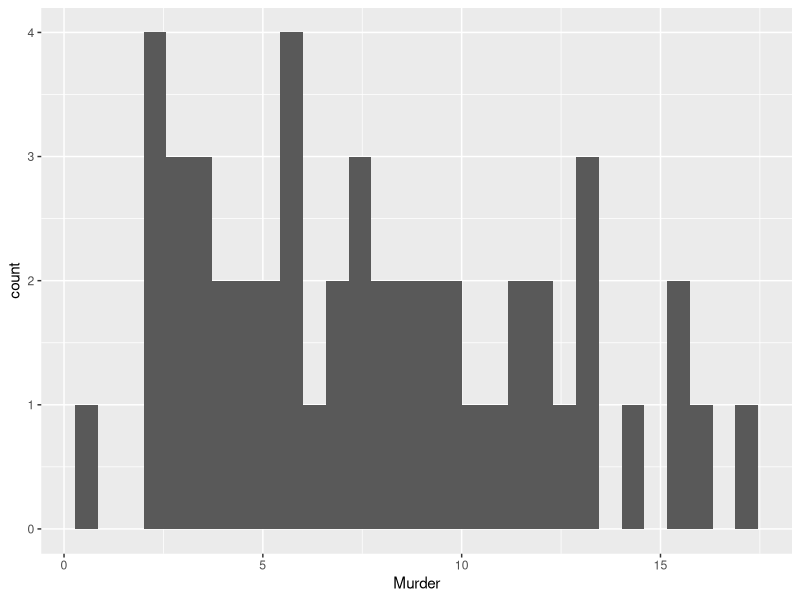
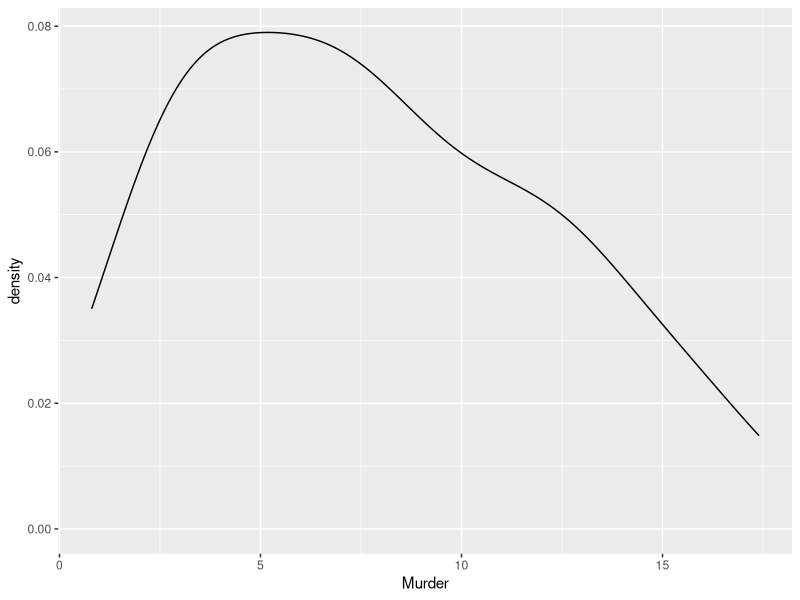
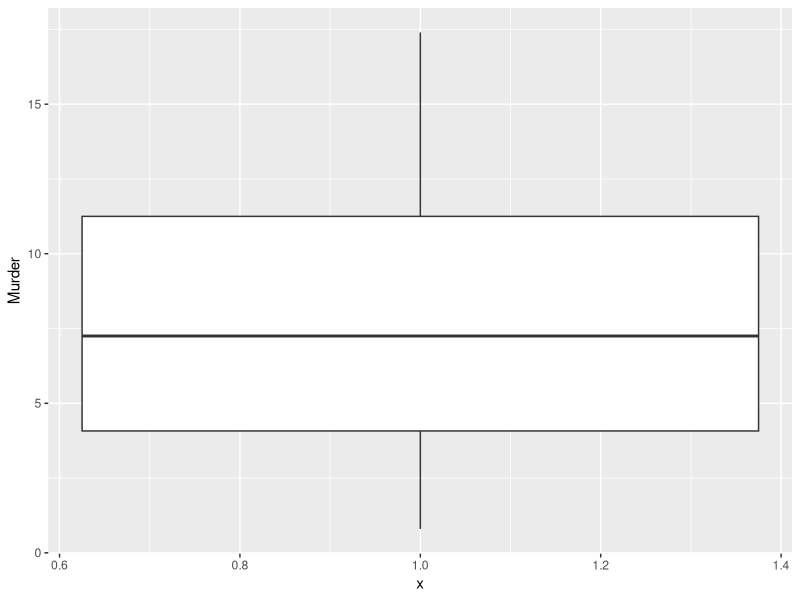
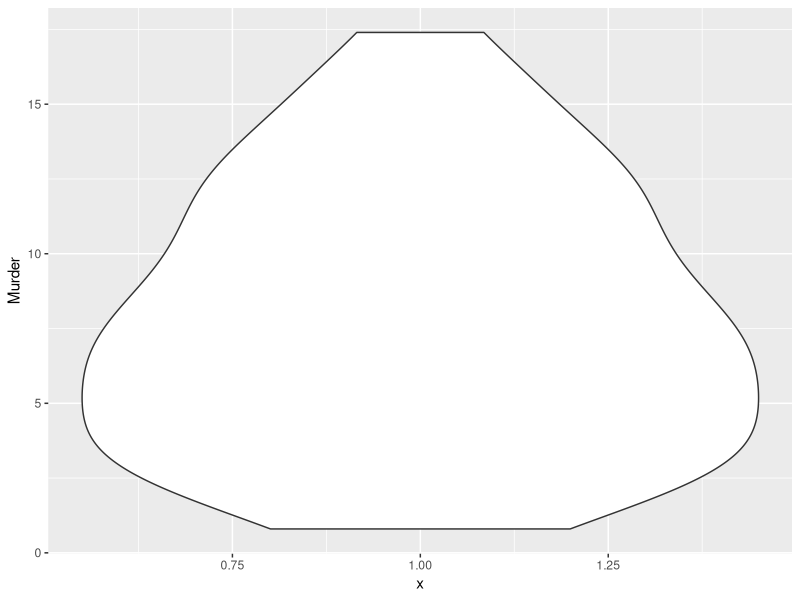
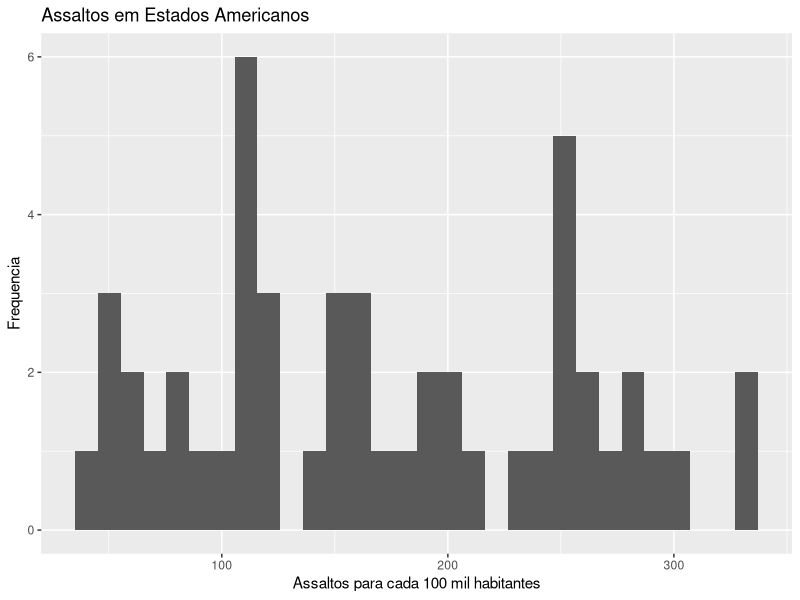
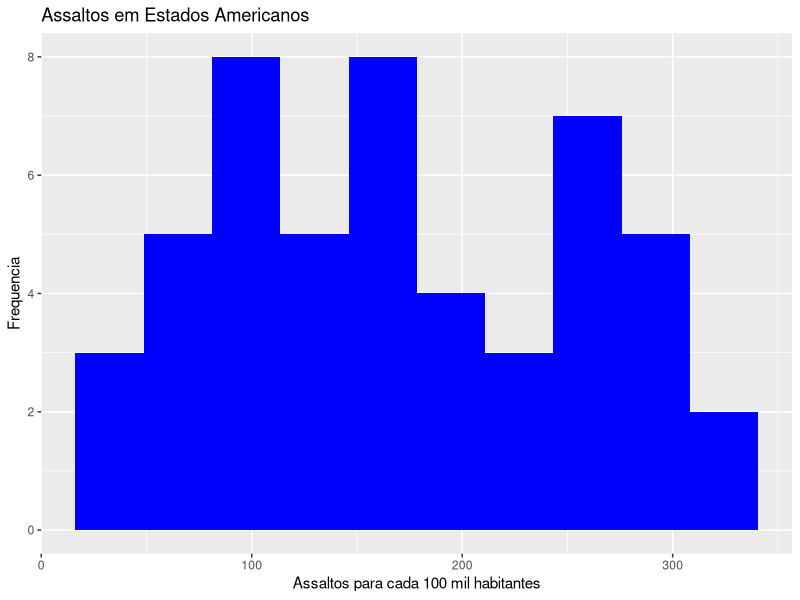
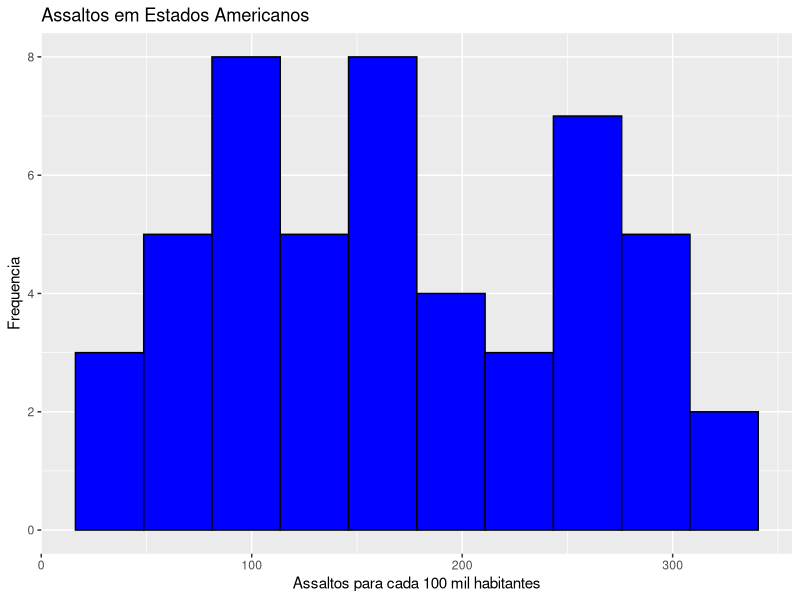
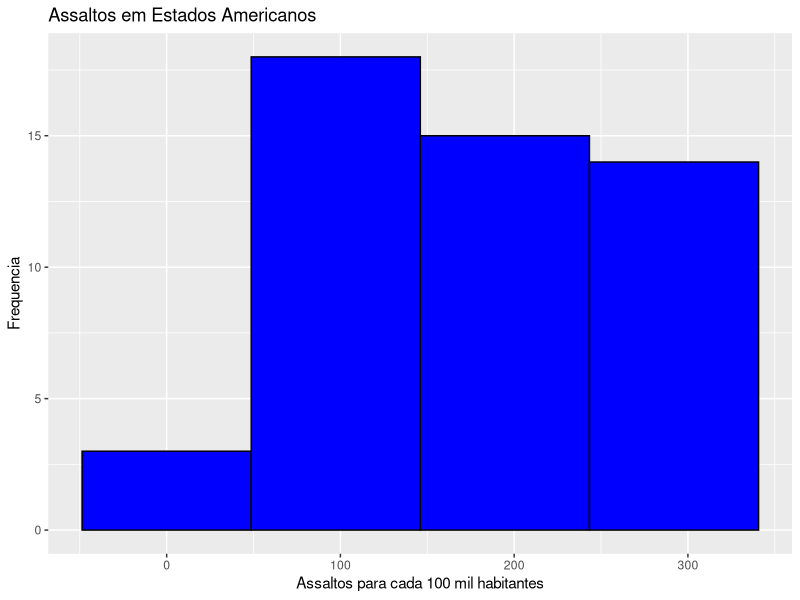

Reproduce these figures in R, in order.
#verificando informacoes de um banco de dados USArrests
#que consiste de variaveis sobre a taxa de criminalidade 
#para cada 100 mil habitantes por estado americano

library(ggplot2)

#carregar conjunto de dados USArrests
data("USArrests")
mydata = USArrests

#ver a dimensao do banco de dados 
dim(mydata)

#seis primeiras linhas
head(mydata)
#seis ultimas linhas
tail(mydata)

#sumatio estatistico do conjunto de dados 
summary(mydata)

#nomes das variaveis
names(mydata)

#nomes dos estados norte-americanos
row(mydata)

#sabendo mais sobre o banco de dados
help("USArrests")

#conjunto de dados em cross-section (observacoes de varias unidades - estados em unico periodo de tempo, 1973)

#fazendo um grafico de distribuicao de frequencia (um histograma)
#será da frequencia de assassinatos por estado 

g1 <- ggplot(data = mydata) + geom_histogram(mapping = aes(x = Murder))
g1

#grafico de densidade usando kernel gaussiano
g2 <- ggplot(data = mydata) + geom_density(mapping = aes(x = Murder), kernel = 'gaussian')
g2

#diagrama de caixa ou box-plot
#quartis de distribuicao, onde pode analisar a dispersao da variavel
g3 <- ggplot(data = mydata) + geom_boxplot(mapping = aes(x = 1, y = Murder))
g3

#violin-plot combinacao de um box-plot com um grafico de densidade
ggplot(data = mydata) + geom_violin(mapping = aes(x = 1, y = Murder))

#colocando titulos, subtitulos 
ggplot(data = USArrests) + geom_histogram(mapping = aes(x = Assault), bin = 10) + labs(x = 'Assaltos para cada 100 mil habitantes', y = 'Frequencia', title = 'Assaltos em Estados Americanos')

#alterando as cores das barras 
#comando fill dentro de geom_histogram

ggplot(data = USArrests) + geom_histogram(mapping = aes(x = Assault), bins = 10, fill = 'blue') + labs(x = 'Assaltos para cada 100 mil habitantes', y = 'Frequencia', title = 'Assaltos em Estados Americanos')

#mudando as cores das bordas
ggplot(data = USArrests) + geom_histogram(mapping = aes(x = Assault), bins = 10, fill = 'blue', color = 'black') + labs(x = 'Assaltos para cada 100 mil habitantes', y = 'Frequencia', title = 'Assaltos em Estados Americanos')

#alterar o numero de barras
#bills
#por default eh 30

ggplot(data = USArrests) + geom_histogram(mapping = aes(x = Assault), bins = 4, fill = 'blue', color = 'black') + labs(x = 'Assaltos para cada 100 mil habitantes', y = 'Frequencia', title = 'Assaltos em Estados Americanos')

#fill = rainbow preenche as barras com as 4 cores do arco-iris
ggplot(data = USArrests) + geom_histogram(mapping = aes(x = Assault), bins = 4, fill = rainbow(4), color='black') + labs(x = 'Assaltos para cada 100 mil habitantes', y = 'Frequencia', title = 'Assaltos em Estados Americanos')

#colour muda a cor do contorno
#fill muda a cor do preenchimento 
ggplot(data = USArrests) + geom_boxplot(mapping = aes(x = 1, y = Murder), color = 'red', fill = 'pink')

#grafico de dispersao a fim de verificar como o nivel de assassinatos se relaciona com o tamanho da populacao urbana
ggplot(mydata, aes(x = UrbanPop, y = Murder)) + geom_point(color = 'blue', size = 4) + labs(y = "Assassinatos", x = "Populacao Urbana", title = "Relacao entre assassinatos e Populacao Urbana")
